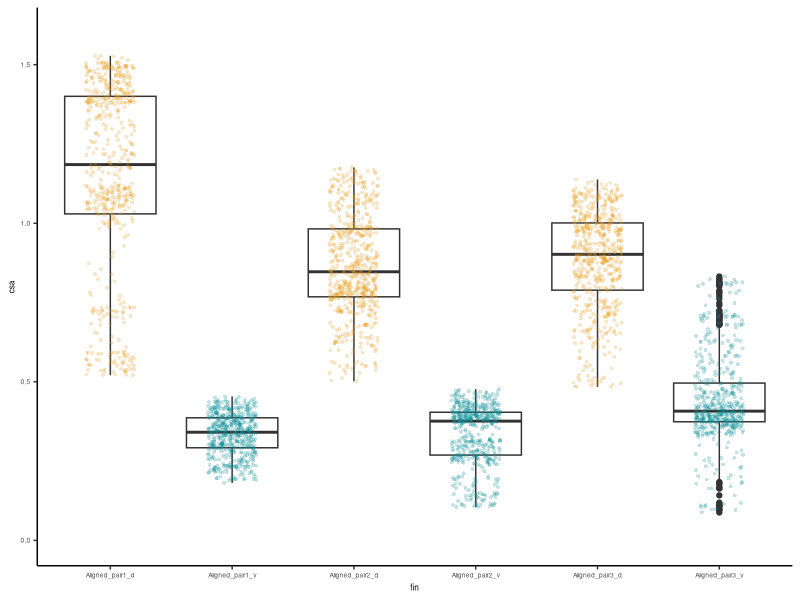

Write R code to recreate this figure. (Note: this script raises an error after producing the figure.)
# Purpose: measure and plot fin rays for specimen Tiktaalik NUFV109
#
# note: 
#  CSA == cross sectional area
#  second_moment_min == second moment of area around major axis
#  second_moment_max == second moment of area around minor axis
#
# 2019-05-05
# TAS


# initialize packages ####
library(ggplot2) 


# load data ####
rm(list = ls()) # clear any old vars
NUFV109_all_data <- read.table("data_raw/NUFV109_CSA_and_SMA.txt", head=TRUE) # load data


# plot data ####

# set color scheme for d vs v
group.colors <- c(Aligned_pair1_d="#E89E1C", Aligned_pair1_v="#0D929A",
                  Aligned_pair2_d="#E89E1C", Aligned_pair2_v="#0D929A",
                  Aligned_pair3_d="#E89E1C", Aligned_pair3_v="#0D929A")

# cross sectional area.
p_csa <- ggplot(data=NUFV109_all_data, aes(x=fin, y=csa)) +
  geom_boxplot(alpha=1) +
  geom_jitter(shape=16, position=position_jitter(0.2), size=1, alpha=0.25, aes(color=fin)) +
  scale_color_manual(values = group.colors) +
  ylim(0,1.6) +
  theme_classic() +
  theme(legend.position="none", text=element_text(size=6))
p_csa
ggsave("output_figures/NUFV109_csa.pdf", plot=p_csa,  width=5, height=5, units = "cm")


# second moment of area
p_2nd_mom_max <- ggplot(data=NUFV109_all_data, aes(x=fin, y=second_moment_max))  +
  geom_boxplot(alpha=1.0) +
  geom_jitter(shape=16, position=position_jitter(0.2), size=1, alpha=0.25, aes(color=fin)) +
  theme_classic() +
  ylim(0,0.5) +
  theme(legend.position="none") +
  scale_color_manual(values = group.colors)
p_2nd_mom_max
ggsave("output_figures/NUFV109_csa_mom_max.pdf", plot=p_2nd_mom_max,  width=6, height=5, units = "cm")

# analyzing NUFV109 rays ####
NUFV109_d1 <- NUFV109_all_data[NUFV109_all_data$fin=="Aligned_pair1_d",]
NUFV109_v1 <- NUFV109_all_data[NUFV109_all_data$fin=="Aligned_pair1_v",]
NUFV109_d2 <- NUFV109_all_data[NUFV109_all_data$fin=="Aligned_pair2_d",]
NUFV109_v2 <- NUFV109_all_data[NUFV109_all_data$fin=="Aligned_pair2_v",]
NUFV109_d3 <- NUFV109_all_data[NUFV109_all_data$fin=="Aligned_pair3_d",]
NUFV109_v3 <- NUFV109_all_data[NUFV109_all_data$fin=="Aligned_pair3_v",]

# comparing area - for figure
(mean(NUFV109_d1$csa)/mean(NUFV109_v1$csa) +
  mean(NUFV109_d2$csa)/mean(NUFV109_v2$csa) +
  mean(NUFV109_d3$csa)/mean(NUFV109_v3$csa)) /3

# comparing moment of area, max - for figure
(mean(NUFV109_d1$second_moment_max)/mean(NUFV109_v1$second_moment_max) +
  mean(NUFV109_d2$second_moment_max)/mean(NUFV109_v2$second_moment_max) +
  mean(NUFV109_d3$second_moment_max)/mean(NUFV109_v3$second_moment_max)) /3

# comparing moment of area, different measures between D and V rays to assess wietherwhether orientation is impacting our conclusions. 
(mean(NUFV109_d1$second_moment_max)/mean(NUFV109_v1$second_moment_min) +
    mean(NUFV109_d2$second_moment_max)/mean(NUFV109_v2$second_moment_min)+
    mean(NUFV109_d3$second_moment_max)/mean(NUFV109_v3$second_moment_min)) /3

# statistics ####
# test if data are normally distributed.
shapiro.test(NUFV109_d1$csa)
shapiro.test(NUFV109_d2$csa)
shapiro.test(NUFV109_d3$csa)
shapiro.test(NUFV109_v1$csa)
shapiro.test(NUFV109_v2$csa)
shapiro.test(NUFV109_v3$csa)
shapiro.test(NUFV109_d1$second_moment_max)
shapiro.test(NUFV109_d2$second_moment_max)
shapiro.test(NUFV109_d3$second_moment_max)
shapiro.test(NUFV109_v1$second_moment_max)
shapiro.test(NUFV109_v2$second_moment_max)
shapiro.test(NUFV109_v3$second_moment_max)

# table of these results
d1_vs_v1_csa <- as.vector(c("Tiktaalik", "NUFV109", "d1_vs_v1", "csa", wilcox.test(NUFV109_d1$csa, NUFV109_v1$csa)$statistic, wilcox.test(NUFV109_d1$csa, NUFV109_v1$csa)$p.value))
d2_vs_v2_csa <- as.vector(c("Tiktaalik", "NUFV109", "d2_vs_v3", "csa", wilcox.test(NUFV109_d2$csa, NUFV109_v2$csa)$statistic, wilcox.test(NUFV109_d2$csa, NUFV109_v2$csa)$p.value))
d3_vs_v3_csa <- as.vector(c("Tiktaalik", "NUFV109", "d2_vs_v3", "csa", wilcox.test(NUFV109_d3$csa, NUFV109_v3$csa)$statistic, wilcox.test(NUFV109_d3$csa, NUFV109_v3$csa)$p.value))
d1_vs_v1_mom <- as.vector(c("Tiktaalik", "NUFV109", "d1_vs_v1", "sma", wilcox.test(NUFV109_d1$second_moment_max, NUFV109_v1$second_moment_max)$statistic, wilcox.test(NUFV109_d1$second_moment_max, NUFV109_v1$second_moment_max)$p.value))
d2_vs_v2_mom <- as.vector(c("Tiktaalik", "NUFV109", "d2_vs_v3", "sma", wilcox.test(NUFV109_d2$second_moment_max, NUFV109_v2$second_moment_max)$statistic, wilcox.test(NUFV109_d2$second_moment_max, NUFV109_v2$second_moment_max)$p.value))
d3_vs_v3_mom <- as.vector(c("Tiktaalik", "NUFV109", "d2_vs_v3", "sma", wilcox.test(NUFV109_d3$second_moment_max, NUFV109_v3$second_moment_max)$statistic, wilcox.test(NUFV109_d3$second_moment_max, NUFV109_v3$second_moment_max)$p.value))

suppl_table <- rbind(d1_vs_v1_csa, d2_vs_v2_csa, d3_vs_v3_csa, d1_vs_v1_mom, d2_vs_v2_mom, d3_vs_v3_mom)

colnames(suppl_table) <- c("species", "specimen","rays_compared", "comparison", "W", "p-value")

write.table(suppl_table,"output_files/tetrapodomorph_dv_wilcox_test.txt",
            row.names = FALSE,
            quote=FALSE,
            append = TRUE,
            col.names = FALSE)